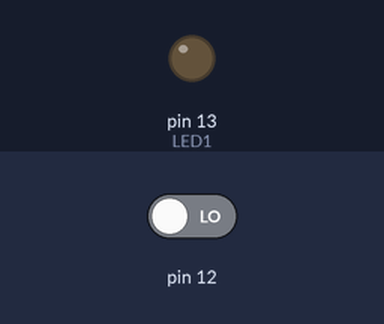
A sketch run on a simulated Arduino Uno, built with avr-gcc and run on an emulated ATmega328P. Shown: output pins drawn as LEDs (lit = HIGH). The inputs (shaded band) are chosen by the test bench; at power-on: pin 12 LOW.

Above: at 1.2 s.
1.3 s: pin 12 driven HIGH
At 1.8 s:
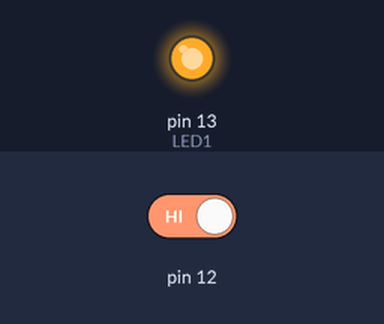
4.3 s: pin 12 driven LOW
At 5.3 s:
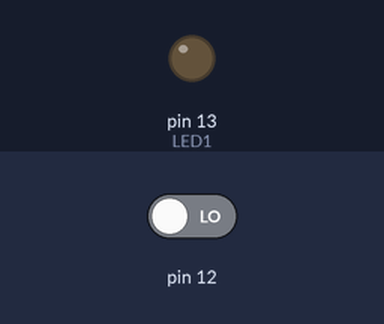
Timing chart, 0 to 7.3 s (numbered marks = the images above; inputs shaded):
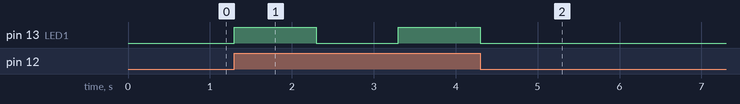

The sketch:

challenge_C12-4.ino
```cpp
int sw1_state; //스위치 함수 지정

int LED1=13; // LED 출력 지정


void setup() {

pinMode(12, INPUT); // LED 입력핀 지정

pinMode(13, OUTPUT); // LED 출력핀 지정

}


void loop() { // 아래는 풀 다운 세팅.

  sw1_state = digitalRead(12);

  if(sw1_state==1){ //풀업으로 했을경우에 HIGH를 LOW로(1>0)바꿔줌. 풀업으로 바꿨을때 항상 전류가 흐르는 상태(1)이므로 관리하려면 0인 상태이어야함

  digitalWrite(LED1,HIGH);
  delay(1000);
  digitalWrite(LED1,LOW);
  delay(1000);
  }
  else{
  digitalWrite(LED1,LOW);
 }
}
```

Measured:
- after the input at 1.3 s, pin 13 (LED1): LOW → HIGH at once, → LOW 1.0 s later, → HIGH 1.0 s later
- after the input at 4.3 s, pin 13 (LED1): goes on until 4.3 s, then stays LOW
